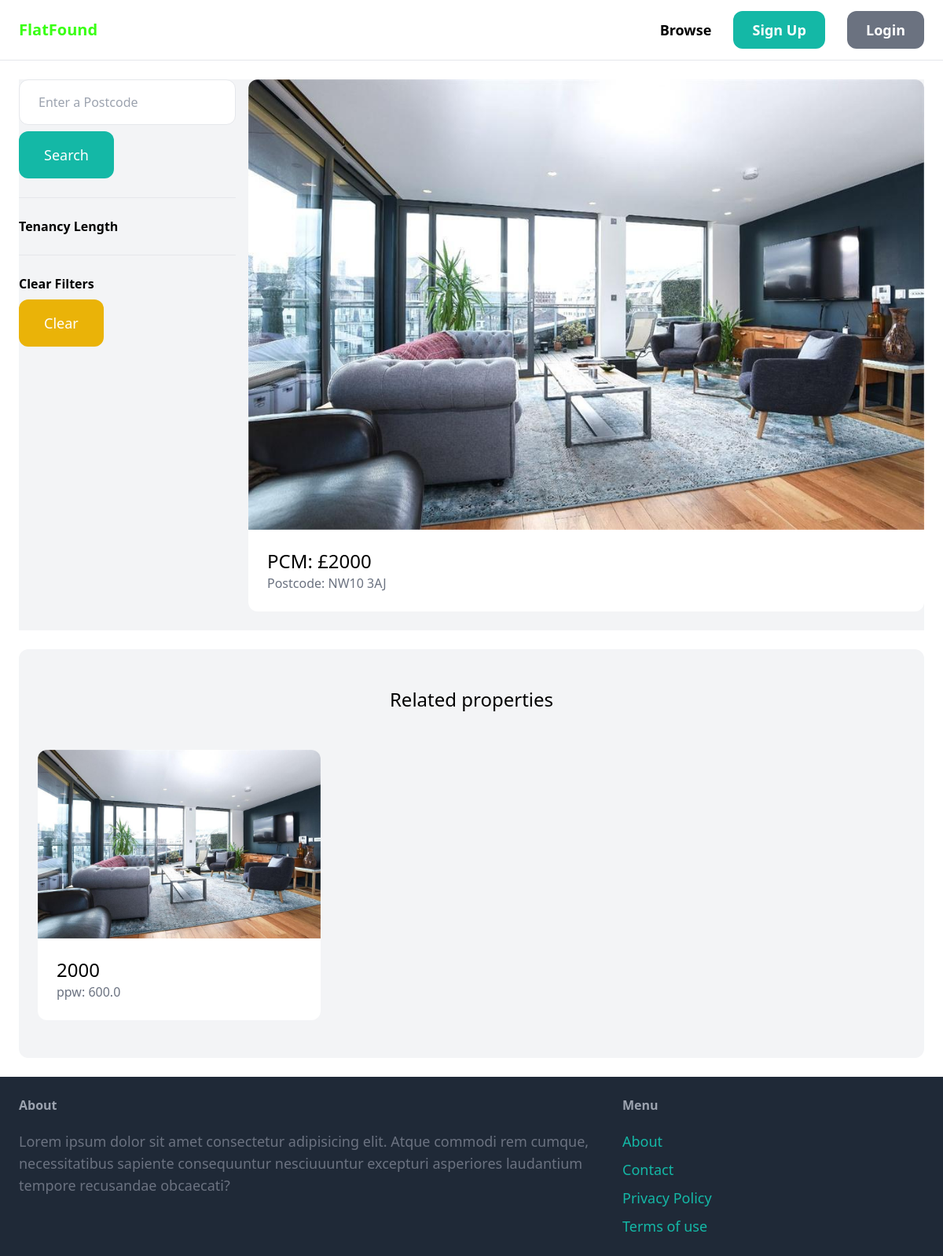
Page /properties/ on the committed database.
### property/models.py (models this page shows, shortened)
class Property(models.Model):
    category = models.ForeignKey(
        Category, related_name='properties', on_delete=models.CASCADE)
    price_pcm = models.IntegerField()
    ppw = models.FloatField()
    address = models.TextField(blank=True, null=True)
    postcode = models.TextField(blank=True, null=True)
    description = models.TextField(blank=True, null=True)
    image = models.ImageField(upload_to='prop_images', blank=True, null=True)
    created_by = models.ForeignKey(
        User, related_name='properties', on_delete=models.CASCADE)
    created_at = models.DateField(auto_now_add=True)

### property/views.py (the view)
# urls.py: path('properties/', include('property.urls')),
def property(request):
    query = request.GET.get('query', '')
    length_id = request.GET.get('length', 0)
    length_type = Category.objects.all()
    properties = Property.objects.all()
    if length_id:
        properties = properties.filter(length_id=length_id)
    if query:
        properties = properties.filter(
            Q(postcode__icontains=query) | Q(description__icontains=query))
    return render(request, 'property/listings.html', {
        'properties': properties,
        'query': query,
        'length_type': length_type,
        'length_id': int(length_id)
    })

### property/templates/property/listings.html (shortened to what this page needs)
{% extends 'core/base.html' %}
{% block content %}
<div class="pb-6 grid grid-cols-4 gap-4 bg-gray-100">
    <div class="col-span-1">
        <form action="{% url 'property:properties' %}" method="get">
            <input name="query" value="{{ query }}" type="text" class="w-full py-4 px-6 border rounded-xl" placeholder="Enter a Postcode">
            <button class="mt-2 py-4 px-8 text-lg bg-teal-500 text-white rounded-xl">Search</button>
        </form>
        <hr class="my-6">
        <p class="font-semibold">Tenancy Length</p>
        <hr class="my-6">
        <p class="font-semibold">Clear Filters</p>
        <ul>
            <li><a href="{% url 'property:properties' %}" class="mt-2 py-4 px-8 inline-block bg-yellow-500 text-lg rounded-xl text-white">Clear</a></li>
        </ul>
    </div>
    <div class="col-span-3">
        {% for property in properties %}
        <div>
            <a href="{% url 'property:detail' property.id %}">
                <div>
                    <img src="{{ property.image.url }}" alt="" class="rounded-t-xl">
                </div>
                <div class="p-6 bg-white rounded-b-xl">
                    <h2 class="text-2xl">PCM: £{{ property.price_pcm }}</h2>
                    <p class="text-gray-500">Postcode: {{ property.postcode }}</p>
                </div>
            </a>
        </div>
        {% endfor %}
    </div>
</div>
<div class="mt-6 px-6 py-12 bg-gray-100 rounded-xl">
    <h2 class="mb-12 text-2xl text-center">Related properties</h2>
    <div class="grid grid-cols-3 gap-3">
        {% for property in properties %}
        <div>
            <a href="{% url 'property:detail' property.id %}">
                <div class="">
                    <img src="{{property.image.url }}" alt="" class="rounded-t-xl">
                </div>
                <div class="p-6 bg-white rounded-b-xl">
                    <h2 class="text-2xl">{{property.price_pcm}}</h2>
                    <p class="text-gray-500">ppw: {{property.ppw}}</p>
                </div>
            </a>
        </div>
        {% endfor %}
    </div>
</div>
{% endblock %}

### rows in the picture
Property: image (picture), price_pcm "2000", postcode "NW10 3AJ", ppw "600.0"
